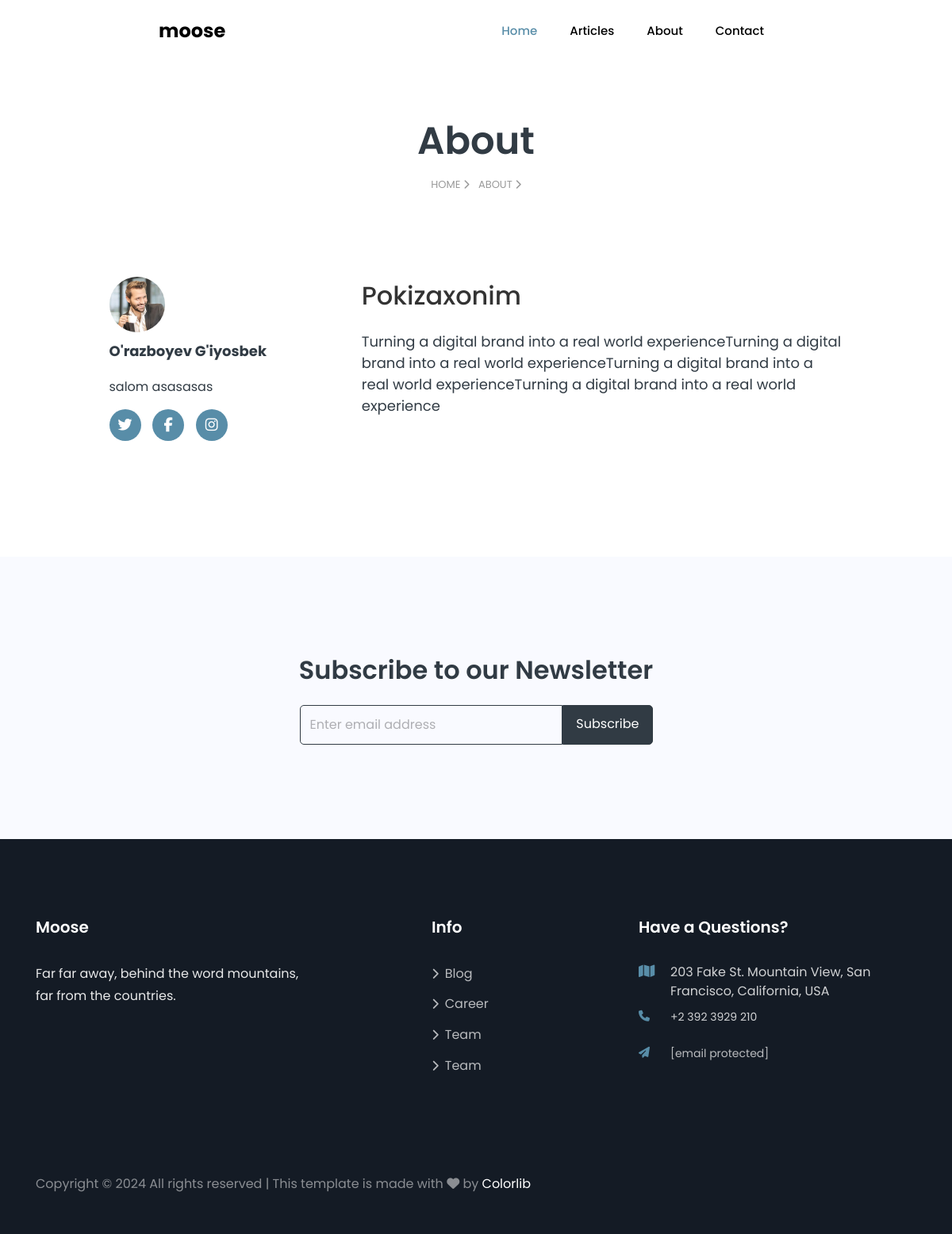
The page /about/ on the database its author committed.
### moose/models.py (models this page shows, shortened)
class About(models.Model):
    name = models.CharField(max_length=222)
    image = models.FileField(upload_to='about/')
    discription = models.CharField(max_length=240)
    title = models.CharField(max_length=250)
    body = models.TextField()
    create_data = models.DateTimeField(auto_now_add=True)
    update_data = models.DateTimeField(auto_now=True)

### moose/views.py (the view)
# urls.py: path('about/', about,name='about'),
def about(request):
    about = About.objects.all()
    cxt = {
        "about":about
    }
    return render(request,'about.html',cxt)

### templates/about.html (shortened to what this page needs)
{%  extends 'base.html' %}
{% load static %}
{% block content %}
<section class="hero-wrap hero-wrap-2">
    <div class="container">
        <div class="row no-gutters slider-text align-items-center justify-content-center">
            <div class="col-md-9 text-center ftco-animate pt-5">
                <h1 class="mb-3 bread">About</h1>
                <p class="breadcrumbs"><span class="mr-2"><a href="index-2.html">Home <i
                        class="fa fa-chevron-right"></i></a></span> <span>About <i
                        class="fa fa-chevron-right"></i></span></p>
            </div>
        </div>
    </div>
</section>
<section class="hero-wrap py-md-4">
    <div class="overlay"></div>
    <div class="container">
        <div class="row no-gutters justify-content-center slider-text align-items-center" data-scrollax-parent="true">
            {% for i in about %}
            <div class="col-md-10 ftco-animate py-5">
                <div class="row pb-md-5">
                    <div class="col-md-4">
                        <div class="author">
                            <div class="img" style="background-image: url({% static 'images/person_1.jpg' %});"></div>
                            <div class="text">
                                <h3>{{i.name}}</h3>
                                <p>{{i.discription}}</p>
                                <ul class="ftco-footer-social list-unstyled mt-2">
                                    <li class="ftco-animate"><a href="#"><span class="fa fa-twitter"></span></a></li>
                                    <li class="ftco-animate"><a href="#"><span class="fa fa-facebook"></span></a></li>
                                    <li class="ftco-animate"><a href="#"><span class="fa fa-instagram"></span></a></li>
                                </ul>
                            </div>
                        </div>
                    </div>
                    <div class="col-md-8 author-details">
                        <h2>{{i.title}}</h2>
                        <p>{{i.body}}</p>
                    </div>
                </div>
            </div>
            {% endfor %}
        </div>
    </div>
</section>
<section class="ftco-intro ftco-section bg-light">
    <div class="container">
        <div class="row justify-content-center">
            <div class="col-md-12 text-center">
                <h2>Subscribe to our Newsletter</h2>
                <div class="row justify-content-center">
                    <div class="col-md-5">
                        <form action="#" class="subscribe-form">
                            <div class="form-group d-flex">
                                <input type="text" class="form-control" placeholder="Enter email address">
                                <input type="submit" value="Subscribe" class="submit px-3">
                            </div>
                        </form>
                    </div>
                </div>
            </div>
        </div>
    </div>
</section>
{% endblock %}

### rows shown on the page
About: name "O'razboyev G'iyosbek", discription "salom asasasas", title "Pokizaxonim", body "Turning a digital brand into a real world experienceTurning a digital brand into a real world experienceTurning a digital brand into a real world experienceTurning a digital brand into a real world experience"
